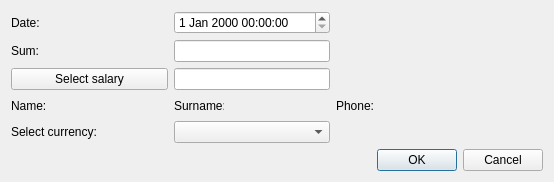
<?xml version="1.0" encoding="UTF-8"?>
<ui version="4.0">
 <class>CreatePayslip</class>
 <widget class="QDialog" name="CreatePayslip">
  <property name="geometry">
   <rect>
    <x>0</x>
    <y>0</y>
    <width>554</width>
    <height>182</height>
   </rect>
  </property>
  <property name="windowTitle">
   <string>Create/Update payslip</string>
  </property>
  <property name="locale">
   <locale language="English" country="UnitedStates"/>
  </property>
  <property name="modal">
   <bool>false</bool>
  </property>
  <layout class="QGridLayout" name="gridLayout">
   <property name="leftMargin">
    <number>11</number>
   </property>
   <property name="topMargin">
    <number>11</number>
   </property>
   <property name="rightMargin">
    <number>11</number>
   </property>
   <property name="bottomMargin">
    <number>11</number>
   </property>
   <item row="2" column="0">
    <widget class="QLabel" name="valieLb">
     <property name="text">
      <string>Sum:</string>
     </property>
    </widget>
   </item>
   <item row="5" column="1">
    <widget class="QLabel" name="namePh">
     <property name="minimumSize">
      <size>
       <width>100</width>
       <height>0</height>
      </size>
     </property>
     <property name="font">
      <font>
       <family>Times New Roman</family>
       <pointsize>12</pointsize>
       <weight>75</weight>
       <italic>true</italic>
       <bold>true</bold>
      </font>
     </property>
     <property name="text">
      <string/>
     </property>
    </widget>
   </item>
   <item row="0" column="0">
    <widget class="QLabel" name="dateLb">
     <property name="text">
      <string>Date:</string>
     </property>
    </widget>
   </item>
   <item row="5" column="2">
    <widget class="QLabel" name="surnameLb">
     <property name="minimumSize">
      <size>
       <width>50</width>
       <height>0</height>
      </size>
     </property>
     <property name="maximumSize">
      <size>
       <width>50</width>
       <height>16777215</height>
      </size>
     </property>
     <property name="text">
      <string>Surname:</string>
     </property>
    </widget>
   </item>
   <item row="5" column="3">
    <widget class="QLabel" name="surnamePh">
     <property name="minimumSize">
      <size>
       <width>100</width>
       <height>0</height>
      </size>
     </property>
     <property name="font">
      <font>
       <family>Times New Roman</family>
       <pointsize>12</pointsize>
       <weight>75</weight>
       <italic>true</italic>
       <bold>true</bold>
      </font>
     </property>
     <property name="text">
      <string/>
     </property>
    </widget>
   </item>
   <item row="5" column="4">
    <widget class="QLabel" name="phoneLb">
     <property name="text">
      <string>Phone:</string>
     </property>
    </widget>
   </item>
   <item row="5" column="0">
    <widget class="QLabel" name="nameLb">
     <property name="minimumSize">
      <size>
       <width>50</width>
       <height>0</height>
      </size>
     </property>
     <property name="maximumSize">
      <size>
       <width>50</width>
       <height>16777215</height>
      </size>
     </property>
     <property name="text">
      <string>Name:</string>
     </property>
    </widget>
   </item>
   <item row="5" column="5">
    <widget class="QLabel" name="phonePh">
     <property name="minimumSize">
      <size>
       <width>100</width>
       <height>0</height>
      </size>
     </property>
     <property name="font">
      <font>
       <family>Times New Roman</family>
       <pointsize>12</pointsize>
       <weight>75</weight>
       <italic>true</italic>
       <bold>true</bold>
      </font>
     </property>
     <property name="text">
      <string/>
     </property>
    </widget>
   </item>
   <item row="7" column="0" colspan="6">
    <layout class="QHBoxLayout" name="horizontalLayout">
     <item>
      <spacer name="horizontalSpacer">
       <property name="orientation">
        <enum>Qt::Horizontal</enum>
       </property>
       <property name="sizeHint" stdset="0">
        <size>
         <width>40</width>
         <height>20</height>
        </size>
       </property>
      </spacer>
     </item>
     <item>
      <widget class="QPushButton" name="okBtn">
       <property name="text">
        <string>OK</string>
       </property>
      </widget>
     </item>
     <item>
      <widget class="QPushButton" name="cancelBtn">
       <property name="text">
        <string>Cancel</string>
       </property>
      </widget>
     </item>
    </layout>
   </item>
   <item row="4" column="0" colspan="2">
    <widget class="QPushButton" name="salaryBtn">
     <property name="minimumSize">
      <size>
       <width>150</width>
       <height>0</height>
      </size>
     </property>
     <property name="text">
      <string>Select salary</string>
     </property>
    </widget>
   </item>
   <item row="6" column="0" colspan="2">
    <widget class="QLabel" name="currencyLb">
     <property name="text">
      <string>Select currency:</string>
     </property>
    </widget>
   </item>
   <item row="4" column="2" colspan="2">
    <widget class="QLineEdit" name="salaryEdit">
     <property name="toolTip">
      <string>Must not be empty</string>
     </property>
     <property name="readOnly">
      <bool>true</bool>
     </property>
    </widget>
   </item>
   <item row="2" column="2" colspan="2">
    <widget class="QLineEdit" name="valueEdit">
     <property name="toolTip">
      <string>&lt;html&gt;&lt;head/&gt;&lt;body&gt;&lt;p&gt;For example: 300 (depending on currency, in that case 300 USD)&lt;/p&gt;&lt;/body&gt;&lt;/html&gt;</string>
     </property>
    </widget>
   </item>
   <item row="0" column="2" colspan="2">
    <widget class="QDateTimeEdit" name="dateEdit"/>
   </item>
   <item row="6" column="2" colspan="2">
    <widget class="QComboBox" name="currencyCmb"/>
   </item>
  </layout>
 </widget>
 <tabstops>
  <tabstop>salaryBtn</tabstop>
  <tabstop>okBtn</tabstop>
  <tabstop>cancelBtn</tabstop>
 </tabstops>
 <resources/>
 <connections/>
</ui>
